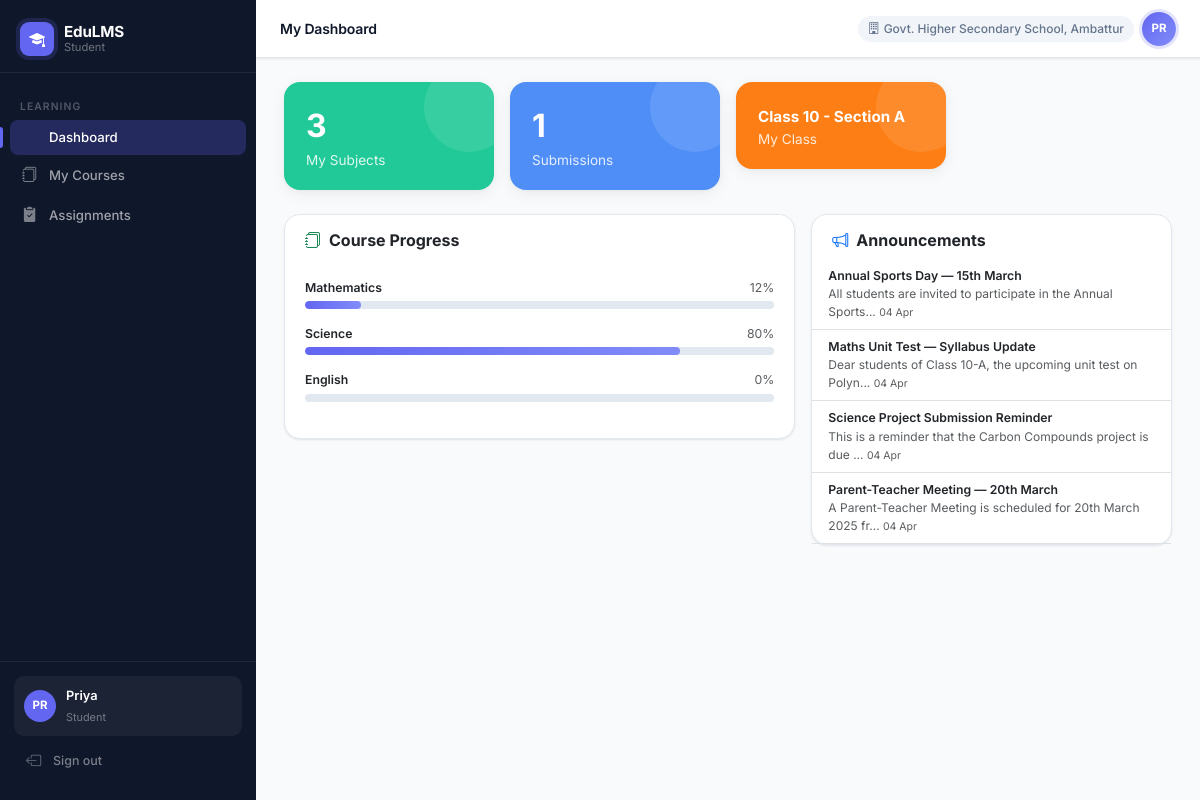
The app's page /student/dashboard (signed in) with its own data.
### app/models/user.py (models this page shows, shortened)
class User(UserMixin, db.Model):
    __tablename__ = 'users'
    id = db.Column(db.Integer, primary_key=True)
    username = db.Column(db.String(80), unique=True, nullable=False)
    password_hash = db.Column(db.String(256), nullable=False)
    full_name = db.Column(db.String(120), nullable=False)
    email = db.Column(db.String(120))
    phone = db.Column(db.String(20))
    role = db.Column(db.String(30), nullable=False)  # super_admin, district_admin, block_admin, school_admin, teacher, student, parent
    district_id = db.Column(db.Integer, db.ForeignKey('districts.id'), nullable=True)
    block_id = db.Column(db.Integer, db.ForeignKey('blocks.id'), nullable=True)
    school_id = db.Column(db.Integer, db.ForeignKey('schools.id'), nullable=True)
    is_active = db.Column(db.Boolean, default=True)
    created_at = db.Column(db.DateTime, default=datetime.utcnow)
    district = db.relationship('District', foreign_keys=[district_id])
    block = db.relationship('Block', foreign_keys=[block_id])
    school = db.relationship('School', foreign_keys=[school_id])

### app/models/hierarchy.py (models this page shows)
class School(db.Model):
    __tablename__ = 'schools'
    id = db.Column(db.Integer, primary_key=True)
    name = db.Column(db.String(120), nullable=False)
    block_id = db.Column(db.Integer, db.ForeignKey('blocks.id'), nullable=False)
    district_id = db.Column(db.Integer, db.ForeignKey('districts.id'), nullable=False)
    is_active = db.Column(db.Boolean, default=True)
    created_at = db.Column(db.DateTime, default=datetime.utcnow)

### app/models/academic.py (models this page shows)
class Class(db.Model):
    __tablename__ = 'classes'
    id = db.Column(db.Integer, primary_key=True)
    name = db.Column(db.String(100), nullable=False)
    academic_year = db.Column(db.String(20), nullable=False, default='2024-25')
    school_id = db.Column(db.Integer, db.ForeignKey('schools.id'), nullable=False)
    block_id = db.Column(db.Integer, db.ForeignKey('blocks.id'), nullable=False)
    district_id = db.Column(db.Integer, db.ForeignKey('districts.id'), nullable=False)
    is_active = db.Column(db.Boolean, default=True)
    school = db.relationship('School', backref='classes')
    subjects = db.relationship('Subject', backref='class_ref', lazy=True)

class Subject(db.Model):
    __tablename__ = 'subjects'
    id = db.Column(db.Integer, primary_key=True)
    name = db.Column(db.String(100), nullable=False)
    class_id = db.Column(db.Integer, db.ForeignKey('classes.id'), nullable=False)
    school_id = db.Column(db.Integer, db.ForeignKey('schools.id'), nullable=False)
    block_id = db.Column(db.Integer, db.ForeignKey('blocks.id'), nullable=False)
    district_id = db.Column(db.Integer, db.ForeignKey('districts.id'), nullable=False)
    is_active = db.Column(db.Boolean, default=True)
    modules = db.relationship('Module', backref='subject', lazy=True, order_by='Module.order')

### app/models/announcement.py (models this page shows)
class Announcement(db.Model):
    __tablename__ = 'announcements'
    id = db.Column(db.Integer, primary_key=True)
    created_by = db.Column(db.Integer, db.ForeignKey('users.id'), nullable=False)
    scope = db.Column(db.String(10), nullable=False)  # school, class
    class_id = db.Column(db.Integer, db.ForeignKey('classes.id'), nullable=True)
    school_id = db.Column(db.Integer, db.ForeignKey('schools.id'))
    block_id = db.Column(db.Integer, db.ForeignKey('blocks.id'))
    district_id = db.Column(db.Integer, db.ForeignKey('districts.id'))
    title = db.Column(db.String(200), nullable=False)
    body = db.Column(db.Text, nullable=False)
    channel = db.Column(db.String(10), default='in_app')  # in_app, email, sms
    created_at = db.Column(db.DateTime, default=datetime.utcnow)
    is_active = db.Column(db.Boolean, default=True)
    creator = db.relationship('User', backref='announcements')
    class_ref = db.relationship('Class', backref='announcements')

### app/routes/student.py (the view)
@student_bp.route('/dashboard')
@login_required
@require_role('student')
def dashboard():
    cls = get_student_class()
    subjects = []
    if cls:
        subjects = Subject.query.filter_by(class_id=cls.id, is_active=True).all()
    announcements = Announcement.query.filter_by(school_id=current_user.school_id, is_active=True).order_by(Announcement.created_at.desc()).limit(5).all()
    recent_submissions = Submission.query.filter_by(student_id=current_user.id).order_by(Submission.submitted_at.desc()).limit(5).all()
    progress_data = {s.id: get_course_progress(current_user.id, s.id) for s in subjects}
    return render_template('student/dashboard.html', subjects=subjects, announcements=announcements,
                           recent_submissions=recent_submissions, progress_data=progress_data, cls=cls)

### app/models/user.py (called while the page is built)
@login_manager.user_loader
def load_user(user_id):
    return User.query.get(int(user_id))

### app/routes/student.py (called while the page is built)
def get_student_class():
    sc = StudentClass.query.filter_by(student_id=current_user.id).first()
    return sc.class_ref if sc else None

### app/services/rbac.py (called while the page is built)
def require_role(*roles):
    def decorator(f):
        @wraps(f)
        def decorated_function(*args, **kwargs):
            if not current_user.is_authenticated:
                return redirect(url_for('auth.login'))
            if current_user.role not in roles:
                abort(403)
            return f(*args, **kwargs)
        return decorated_function
    return decorator

### app/templates/student/dashboard.html (shortened to what this page needs)
{% extends "base.html" %}
{% block page_title %}My Dashboard{% endblock %}
{% block content %}
<div class="row g-3 mb-4">
    <div class="col-6 col-md-3">
        <div class="stat-card" style="background:#20c997">
            <div style="font-size:2rem;font-weight:700;">{{ subjects|length }}</div>
            <div style="font-size:.85rem;opacity:.85">My Subjects</div>
        </div>
    </div>
    <div class="col-6 col-md-3">
        <div class="stat-card" style="background:#4f8ef7">
            <div style="font-size:2rem;font-weight:700;">{{ recent_submissions|length }}</div>
            <div style="font-size:.85rem;opacity:.85">Submissions</div>
        </div>
    </div>
    {% if cls %}
    <div class="col-6 col-md-3">
        <div class="stat-card" style="background:#fd7e14">
            <div style="font-size:.95rem;font-weight:700;margin-top:4px;">{{ cls.name }}</div>
            <div style="font-size:.85rem;opacity:.85">My Class</div>
        </div>
    </div>
    {% endif %}
</div>
<div class="row g-3">
    <div class="col-md-7">
        <div class="card">
            <div class="card-header bg-white border-0 pt-3 pb-2">
                <h6 class="mb-0 fw-bold"><i class="bi bi-journals text-success me-2"></i>Course Progress</h6>
            </div>
            <div class="card-body">
                {% for s in subjects %}
                <div class="mb-3">
                    <div class="d-flex justify-content-between mb-1">
                        <span class="small fw-semibold">{{ s.name }}</span>
                        <span class="small text-muted">{{ progress_data.get(s.id, 0) }}%</span>
                    </div>
                    <div class="progress" style="height:8px">
                        <div class="progress-bar bg-success" style="width:{{ progress_data.get(s.id, 0) }}%"></div>
                    </div>
                </div>
                {% else %}
                <p class="text-muted text-center py-3">No subjects enrolled yet.</p>
                {% endfor %}
            </div>
        </div>
    </div>
    <div class="col-md-5">
        <div class="card mb-3">
            <div class="card-header bg-white border-0 pt-3 pb-2">
                <h6 class="mb-0 fw-bold"><i class="bi bi-megaphone text-primary me-2"></i>Announcements</h6>
            </div>
            <div class="card-body p-0">
                {% for a in announcements %}
                <div class="px-3 py-2 border-bottom">
                    <div class="fw-semibold small">{{ a.title }}</div>
                    <div class="text-muted" style="font-size:.75rem;">{{ a.body[:60] }}... <small>{{ a.created_at.strftime('%d %b') }}</small></div>
                </div>
                {% else %}
                <div class="text-muted text-center py-3 small">No announcements.</div>
                {% endfor %}
            </div>
        </div>
    </div>
</div>
{% endblock %}

### app/templates/base.html (shortened to what this page needs)
<!DOCTYPE html>
<html lang="en">
<head>
    <link href="https://cdn.jsdelivr.net/npm/bootstrap@5.3.2/dist/css/bootstrap.min.css" rel="stylesheet">
    <link href="https://cdn.jsdelivr.net/npm/bootstrap-icons@1.11.3/font/bootstrap-icons.css" rel="stylesheet">
</head>
<body>
{% if current_user.is_authenticated %}
<nav id="sidebar">
    <div class="sidebar-brand">
        <div class="sidebar-brand-icon"><i class="bi bi-mortarboard-fill"></i></div>
        <div class="sidebar-brand-text">
            <strong>EduLMS</strong>
            <span>{{ current_user.role.replace('_',' ').title() }}</span>
        </div>
    </div>
    <div class="sidebar-nav">
    {% if current_user.role in ['super_admin','district_admin','block_admin','school_admin'] %}
        <div class="nav-section">Administration</div>
        <a href="{{ url_for('admin.dashboard') }}" class="nav-link {% if request.endpoint == 'admin.dashboard' %}active{% endif %}">
            <i class="bi bi-squares"></i> Dashboard
        </a>
        {% if current_user.role == 'super_admin' %}
        <a href="{{ url_for('admin.districts') }}" class="nav-link {% if request.endpoint == 'admin.districts' %}active{% endif %}">
            <i class="bi bi-map"></i> Districts
        </a>
        <a href="{{ url_for('admin.blocks') }}" class="nav-link {% if request.endpoint == 'admin.blocks' %}active{% endif %}">
            <i class="bi bi-geo-alt"></i> Blocks
        </a>
        {% endif %}
        {% if current_user.role in ['super_admin','district_admin','block_admin'] %}
        <a href="{{ url_for('admin.schools') }}" class="nav-link {% if request.endpoint == 'admin.schools' %}active{% endif %}">
            <i class="bi bi-building-fill"></i> Schools
        </a>
        {% endif %}
        <a href="{{ url_for('admin.users') }}" class="nav-link {% if request.endpoint == 'admin.users' %}active{% endif %}">
            <i class="bi bi-people-fill"></i> Users
        </a>
        <a href="{{ url_for('admin.classes') }}" class="nav-link {% if request.endpoint == 'admin.classes' %}active{% endif %}">
            <i class="bi bi-collection-fill"></i> Classes
        </a>
        <a href="{{ url_for('admin.subjects') }}" class="nav-link {% if request.endpoint == 'admin.subjects' %}active{% endif %}">
            <i class="bi bi-book-fill"></i> Subjects
        </a>
    {% elif current_user.role == 'student' %}
        <div class="nav-section">Learning</div>
        <a href="{{ url_for('student.dashboard') }}" class="nav-link {% if request.endpoint == 'student.dashboard' %}active{% endif %}">
             Dashboard
        </a>
        <a href="{{ url_for('student.courses') }}" class="nav-link {% if request.endpoint and 'course' in request.endpoint %}active{% endif %}">
            <i class="bi bi-journals"></i> My Courses
        </a>
        <a href="{{ url_for('student.assignments') }}" class="nav-link {% if request.endpoint and 'assignment' in request.endpoint %}active{% endif %}">
            <i class="bi bi-clipboard2-check-fill"></i> Assignments
        </a>
    {% endif %}
    </div>
    <div class="sidebar-footer">
        <div class="sidebar-user">
            <div class="sidebar-avatar">{{ current_user.full_name[:2].upper() }}</div>
            <div class="sidebar-user-info">
                <strong>{{ current_user.full_name.split()[0] }}</strong>
                <span>{{ current_user.role.replace('_',' ').title() }}</span>
            </div>
        </div>
        <a href="{{ url_for('auth.logout') }}" class="nav-link" style="color:rgba(255,255,255,.45);font-size:.78rem;">
            <i class="bi bi-box-arrow-left"></i> Sign out
        </a>
    </div>
</nav>
<div id="main">
    <div id="topbar">
        <div class="d-flex align-items-center gap-3">
            <span class="topbar-title">{% block page_title %}{% endblock %}</span>
        </div>
        <div class="d-flex align-items-center gap-2">
            {% if current_user.school %}
            <span class="topbar-school d-none d-md-block">
                <i class="bi bi-building me-1"></i>{{ current_user.school.name }}
            </span>
            {% endif %}
            <div class="topbar-avatar">{{ current_user.full_name[:2].upper() }}</div>
        </div>
    </div>
    <div class="page-content">
        {% block content %}{% endblock %}
    </div>
</div>
{% else %}
{% block auth_content %}{% endblock %}
{% endif %}
</body>
</html>

### records on screen
User: role.replace "Student", full_name "PR", full_name "Priya"
School: school.name "Govt. Higher Secondary School, Ambattur"
Class: name "Class 10 - Section A"
Subject: name "Mathematics", get "12"
Subject: name "Science", get "80"
Subject: name "English", get "0"
Announcement: title "Annual Sports Day — 15th March", body "All students are invited to participate in the Annual Sports", created_at "04 Apr"
Announcement: title "Maths Unit Test — Syllabus Update", body "Dear students of Class 10-A, the upcoming unit test on Polyn", created_at "04 Apr"
Announcement: title "Science Project Submission Reminder", body "This is a reminder that the Carbon Compounds project is due", created_at "04 Apr"
Announcement: title "Parent-Teacher Meeting — 20th March", body "A Parent-Teacher Meeting is scheduled for 20th March 2025 fr", created_at "04 Apr"

### other values on screen
{{ subjects|length }} "3"
{{ recent_submissions|length }} "1"
